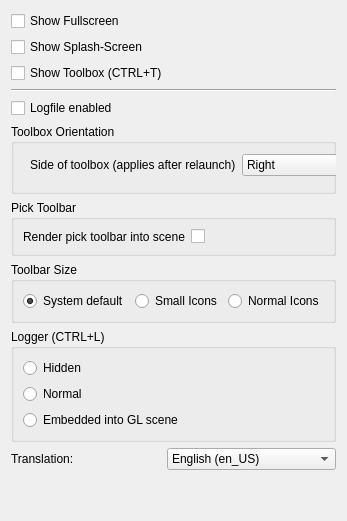
     <widget class="QWidget" name="general">
      <attribute name="title">
       <string>General</string>
      </attribute>
      <layout class="QVBoxLayout" name="verticalLayout_21">
       <item>
        <widget class="QCheckBox" name="fullscreen">
         <property name="toolTip">
          <string>Display OpenFlipper in fullscreen mode</string>
         </property>
         <property name="statusTip">
          <string>Display OpenFlipper in fullscreen mode</string>
         </property>
         <property name="text">
          <string>Show Fullscreen</string>
         </property>
        </widget>
       </item>
       <item>
        <widget class="QCheckBox" name="splash">
         <property name="toolTip">
          <string>Show splash screen on startup</string>
         </property>
         <property name="statusTip">
          <string>Show splash screen on startup</string>
         </property>
         <property name="text">
          <string>Show Splash-Screen</string>
         </property>
        </widget>
       </item>
       <item>
        <widget class="QCheckBox" name="toolbox">
         <property name="toolTip">
          <string>Show the toolbox for plugin widgets</string>
         </property>
         <property name="statusTip">
          <string>Show the toolbox for plugin widgets</string>
         </property>
         <property name="text">
          <string>Show Toolbox (CTRL+T)</string>
         </property>
        </widget>
       </item>
       <item>
        <widget class="Line" name="line">
         <property name="orientation">
          <enum>Qt::Horizontal</enum>
         </property>
        </widget>
       </item>
       <item>
        <widget class="QCheckBox" name="enableLogFile">
         <property name="toolTip">
          <string>Enable the logfile</string>
         </property>
         <property name="statusTip">
          <string>Enable the logfile</string>
         </property>
         <property name="text">
          <string>Logfile enabled</string>
         </property>
        </widget>
       </item>
       <item>
        <widget class="QGroupBox" name="groupBox_6">
         <property name="minimumSize">
          <size>
           <width>0</width>
           <height>70</height>
          </size>
         </property>
         <property name="title">
          <string>Toolbox Orientation</string>
         </property>
         <widget class="QWidget" name="formLayoutWidget">
          <property name="geometry">
           <rect>
            <x>19</x>
            <y>30</y>
            <width>611</width>
            <height>31</height>
           </rect>
          </property>
          <layout class="QFormLayout" name="formLayout_4">
           <item row="0" column="0">
            <widget class="QLabel" name="label_26">
             <property name="text">
              <string>Side of toolbox (applies after relaunch)</string>
             </property>
            </widget>
           </item>
           <item row="0" column="1">
            <widget class="QComboBox" name="toolBoxOrientation">
             <item>
              <property name="text">
               <string>Right</string>
              </property>
             </item>
             <item>
              <property name="text">
               <string>Left</string>
              </property>
             </item>
            </widget>
           </item>
          </layout>
         </widget>
        </widget>
       </item>
       <item>
        <widget class="QGroupBox" name="groupBox_13">
         <property name="title">
          <string>Pick Toolbar</string>
         </property>
         <layout class="QVBoxLayout" name="verticalLayout">
          <item>
           <layout class="QFormLayout" name="formLayout_6">
            <item row="0" column="0">
             <widget class="QLabel" name="label_29">
              <property name="text">
               <string>Render pick toolbar into scene</string>
              </property>
             </widget>
            </item>
            <item row="0" column="1">
             <widget class="QCheckBox" name="pickToolbarInScene">
              <property name="text">
               <string/>
              </property>
             </widget>
            </item>
           </layout>
          </item>
         </layout>
        </widget>
       </item>
       <item>
        <widget class="QGroupBox" name="groupBox_11">
         <property name="title">
          <string>Toolbar Size</string>
         </property>
         <layout class="QHBoxLayout" name="horizontalLayout_22">
          <item>
           <widget class="QRadioButton" name="iconDefault">
            <property name="text">
             <string>System default</string>
            </property>
            <property name="checked">
             <bool>true</bool>
            </property>
           </widget>
          </item>
          <item>
           <widget class="QRadioButton" name="iconSmall">
            <property name="text">
             <string>Small Icons</string>
            </property>
           </widget>
          </item>
          <item>
           <widget class="QRadioButton" name="iconNormal">
            <property name="text">
             <string>Normal Icons</string>
            </property>
           </widget>
          </item>
         </layout>
        </widget>
       </item>
       <item>
        <widget class="QGroupBox" name="groupBox_4">
         <property name="title">
          <string>Logger (CTRL+L)</string>
         </property>
         <layout class="QVBoxLayout" name="verticalLayout_13">
          <item>
           <widget class="QRadioButton" name="loggerHidden">
            <property name="text">
             <string>Hidden</string>
            </property>
           </widget>
          </item>
          <item>
           <widget class="QRadioButton" name="loggerNormal">
            <property name="text">
             <string>Normal</string>
            </property>
           </widget>
          </item>
          <item>
           <widget class="QRadioButton" name="loggerInScene">
            <property name="text">
             <string>Embedded into GL scene</string>
            </property>
           </widget>
          </item>
         </layout>
        </widget>
       </item>
       <item>
        <layout class="QHBoxLayout" name="horizontalLayout_17">
         <item>
          <widget class="QLabel" name="label_19">
           <property name="maximumSize">
            <size>
             <width>150</width>
             <height>16777215</height>
            </size>
           </property>
           <property name="text">
            <string>Translation:</string>
           </property>
          </widget>
         </item>
         <item>
          <widget class="QComboBox" name="translation">
           <item>
            <property name="text">
             <string>English (en_US)</string>
            </property>
           </item>
           <item>
            <property name="text">
             <string>Deutsch (de_DE)</string>
            </property>
           </item>
           <item>
            <property name="text">
             <string>System locale</string>
            </property>
           </item>
          </widget>
         </item>
        </layout>
       </item>
       <item>
        <spacer name="verticalSpacer">
         <property name="orientation">
          <enum>Qt::Vertical</enum>
         </property>
         <property name="sizeHint" stdset="0">
          <size>
           <width>20</width>
           <height>40</height>
          </size>
         </property>
        </spacer>
       </item>
      </layout>
     </widget>
